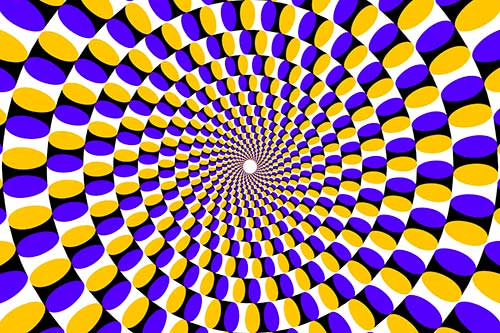
#> input picture NUMPY/imagea.jpg, 500 x 333 px
$ python lessonNP.py
#> lines starting #> are read from the running program, lines starting #| are printed output that depends on the picture
# L'estensione del file .ipynb permette di organizzare il codice in celle

import numpy as np

a = np.array([1, 2, 3])  # questo li considera numeri
b = [1, 2, 3]  # questo lo considera un'array e moltiplica per 3 gli indici
c = np.array([1, 2, 3])


print(a * 5)
print(b * 3)
print(a * c)
print(c * b)
print(a + c)
print(a**c)
print("----------------------------------")

r = np.arange(10)  # crea un array di 10
print(r[2:8:3])
print(r[::-1])
r[3:7] = 99
print(r)
print("----------------------------------")
I = np.array([[1, 2, 3], [0, 0, 0], [3, 2, 1]])
print(len(I.shape), I.shape)
I[0:2, 0:2] += 5
print(I[0:2, 0:2])  # sottomatrice della matrice di partenza
print(I)


print("----------------------------------")
for row in I:
    for col in row:
        print(col)
print("----------------------------------")
for x in np.nditer(I):  # itera
    print(x)

for x in I.flatten():  # appiattisce
    print(x)

for pos, x in np.ndenumerate(I):
    print(pos, x)
    i, j = pos  # l'indice è una tupla poichè ho una matrice bidimensionale
    # x =0
    # I[i,j]=0  reset matrice
print("--------------------------------")
# Trasposizione di immagine
print("Matrice trasposta")
F = I.copy()  # creo una copia
for pos, x in np.ndenumerate(I):
    i, j = pos
    F[j, i] = x  # x = I[i,j]

    print(F)

    # Creare un'immagine

I = np.arange(
    40000
)  # array monodimensionale, quindi uso una funzione che si chiama reshape()
I = I.reshape((200, 200))

I = np.zeros_like(I).astype(
    np.uint8  # 8 bit
)  # crea un array con le stesse dimensioni, ma tutto fatto con gli 0
I[
    50:100, 50:100
] = 100  # scrivo in alcune righe e alcune colonne un valore numerico che crea colore
I[:, 70:80] += 100
I[:100:5] += 100

import cv2

I = cv2.imread("imagea.jpg")  # funzione per leggere le immagini
#> I is the input picture: shape (333, 500, 3); mean B, G, R 132.6, 118.7, 156.6
print(I.shape)  # shape proprietà per dare la forma
#| (333, 500, 3)

# I[
#     :, :, 1:2
# ] = 0  # i tre parametri sono i 3 colori primari RGB   si può usare lo slice tipo 2:1 per creare altri colori

I[:200, :, [0, 2]] = 0
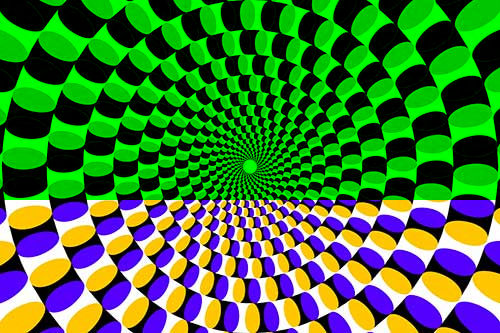
#> I: shape (333, 500, 3); mean B, G, R 52.9, 118.7, 62.6


I[300:400, 300:400, 0] = 0
I[300:400, 300:400, 1] = 0
I[300:400, 300:400, 2] = 255
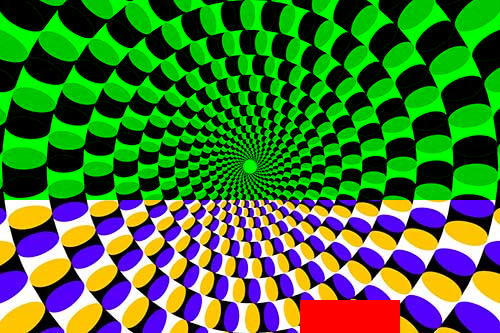
#> I: shape (333, 500, 3); mean B, G, R 50.4, 116.2, 64.4

I[550:, 600:] = [50, 0, 150]

I[:, :, 2] += 30
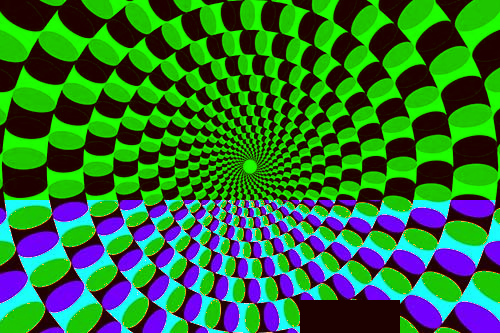
#> I: shape (333, 500, 3); mean B, G, R 50.4, 116.2, 42.8

I //= 2
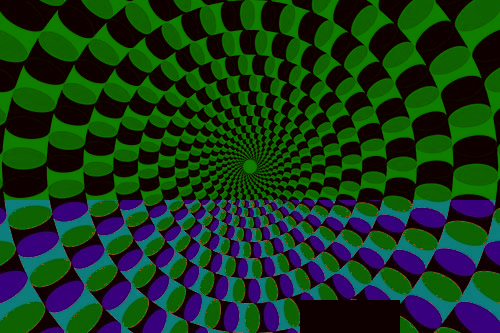
#> I: shape (333, 500, 3); mean B, G, R 25.1, 57.9, 21.3
I += 128
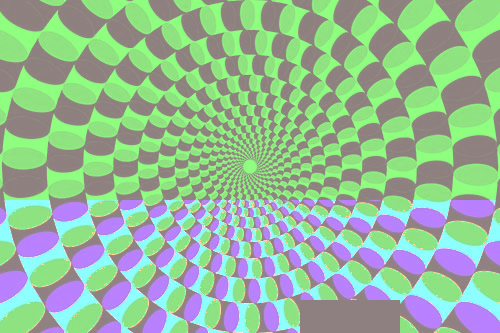
#> I: shape (333, 500, 3); mean B, G, R 153.1, 185.9, 149.3

I[I > 255] = 255

# cv2.imshow("Preview", (I.mean(2).T).astype(np.uint8)) #mean ovvero  la media oppure max o altre funzioni
# cv2.imshow("Preview", I.reshape(1202, -1, 3).astype(np.uint8))
cv2.imshow("Preview", (I.mean(2).T).astype(np.uint8))
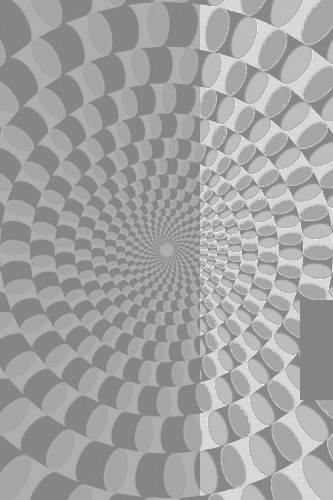
#> window 'Preview': shape (500, 333); min 132, max 248, mean 162.5
cv2.waitKey(0)
